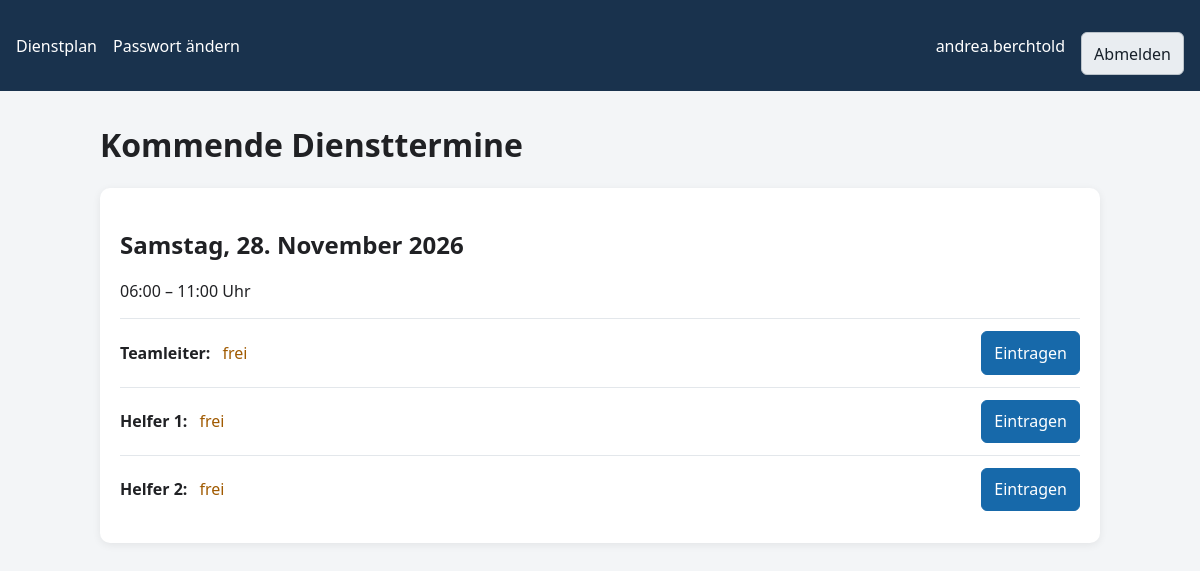
Screenshot of / (signed in) with the database file from the repository.
### app/models.py (models this page shows, shortened)
class User(db.Model):
    __tablename__ = "users"
    id = db.Column(db.Integer, primary_key=True)
    username = db.Column(db.String(80), unique=True, nullable=False, index=True)
    email = db.Column(db.String(255), nullable=True)
    password_hash = db.Column(db.String(255), nullable=False)
    is_active = db.Column(db.Boolean, nullable=False, default=True)
    is_admin = db.Column(db.Boolean, nullable=False, default=False)
    created_at = db.Column(db.DateTime, default=datetime.utcnow, nullable=False)
    updated_at = db.Column(
        db.DateTime,
        default=datetime.utcnow,
        onupdate=datetime.utcnow,
        nullable=False,
    )
    assignments = db.relationship(
        "Assignment",
        back_populates="user",
        cascade="all, delete-orphan",
    )

class Shift(db.Model):
    __tablename__ = "shifts"
    id = db.Column(db.Integer, primary_key=True)
    date = db.Column(db.Date, nullable=False, index=True)
    start_time = db.Column(db.String(5), nullable=False, default="06:00")
    end_time = db.Column(db.String(5), nullable=False, default="11:00")
    note = db.Column(db.Text, nullable=True)
    created_at = db.Column(db.DateTime, default=datetime.utcnow, nullable=False)
    updated_at = db.Column(
        db.DateTime,
        default=datetime.utcnow,
        onupdate=datetime.utcnow,
        nullable=False,
    )
    assignments = db.relationship(
        "Assignment",
        back_populates="shift",
        cascade="all, delete-orphan",
    )

### app/__init__.py (the view)
    @app.route("/")
    @login_required
    def schedule():
        shifts = (
            Shift.query.filter(Shift.date >= date.today())
            .order_by(Shift.date.asc(), Shift.start_time.asc())
            .all()
        )
        return render_template("schedule.html", shifts=shifts)

### app/__init__.py (called while the page is built)
def current_user():
    user_id = session.get("user_id")
    if not user_id:
        return None
    return db.session.get(User, user_id)

### app/templates/schedule.html (shortened to what this page needs)
{% extends "base.html" %}
{% block content %}
<h1>Kommende Diensttermine</h1>
{% for shift in shifts %}
<div class="card">
    <h2>{{ shift.date|german_date }}</h2>
    <p>
        {{ shift.start_time }} – {{ shift.end_time }} Uhr
    </p>
    {% for position, label in positions.items() %}
        {% set assignment = shift.assignments
            |selectattr("position", "equalto", position)
            |first %}
        <div class="assignment">
            <strong>{{ label }}:</strong>
            {% if assignment %}
                <span>{{ assignment.user.username }}</span>
                {% if assignment.user_id == current_user.id
                      or current_user.is_admin %}
                    <form method="post"
                          action="{{ url_for(
                              'remove_assignment',
                              assignment_id=assignment.id
                          ) }}">
                        <input type="hidden"
                               name="csrf_token"
                               value="{{ session.csrf_token }}">
                        <button class="danger" type="submit">
                            Austragen
                        </button>
                    </form>
                {% endif %}
            {% else %}
                <span class="free">frei</span>
                <form method="post"
                      action="{{ url_for(
                          'assign',
                          shift_id=shift.id,
                          position=position
                      ) }}">
                    <button class="primary" type="submit">
                        Eintragen
                    </button>
                </form>
            {% endif %}
        </div>
    {% endfor %}
</div>
{% endfor %}
{% endblock %}

### app/templates/base.html (shortened to what this page needs)
<!doctype html>
<html lang="de">
<head>
    <link rel="stylesheet"
          href="{{ url_for('static', filename='style.css') }}">
</head>
<body>
<nav class="navbar">
    <a href="{{ url_for('schedule') }}">Dienstplan</a>
    {% if current_user %}
        <a href="{{ url_for('profile') }}">Passwort ändern</a>
        <span>{{ current_user.username }}</span>
        <form method="post" action="{{ url_for('logout') }}">
            <button type="submit">Abmelden</button>
        </form>
    {% endif %}
</nav>
<main class="container">
    {% block content %}{% endblock %}
</main>
</body>
</html>

### app/static/style.css (style rules this page uses)
:root { font-family: system-ui, sans-serif; color: #202124; background: #f3f5f7; }
* { box-sizing: border-box; }
body { margin: 0; }
.navbar { display: flex; gap: 1rem; align-items: center; padding: 1rem; color: white; background: #19324d; }
.navbar a { color: white; text-decoration: none; }
.navbar span { margin-left: auto; }
.container { width: min(100% - 2rem, 1000px); margin: 2rem auto; }
.card { padding: 1.25rem; margin-bottom: 1rem; background: white; border-radius: 10px; box-shadow: 0 2px 8px #00000012; }
input, textarea, button, .button { width: 100%; min-height: 2.5rem; padding: .6rem .75rem; font: inherit; border: 1px solid #bbc3ca; border-radius: 6px; }
button, .button { cursor: pointer; margin-top: 1rem; text-align: center; text-decoration: none; background: #e9edf1; color: #17202a; }
.primary { color: white; background: #1769aa; border-color: #1769aa; }
.assignment, .admin-row { display: flex; gap: .75rem; align-items: center; justify-content: space-between; padding: .75rem 0; border-top: 1px solid #e3e7eb; }
.assignment form { margin-left: auto; }
.assignment .primary { width: auto; min-height: 2rem; margin: 0 0 0 .75rem; }
.free { color: #a05a00; }

### rows the page displays
User: username "andrea.berchtold"
Shift: date|german_date "Samstag, 28. November 2026", start_time "06:00", end_time "11:00", positions "Teamleiter" "Helfer 1" "Helfer 2"
